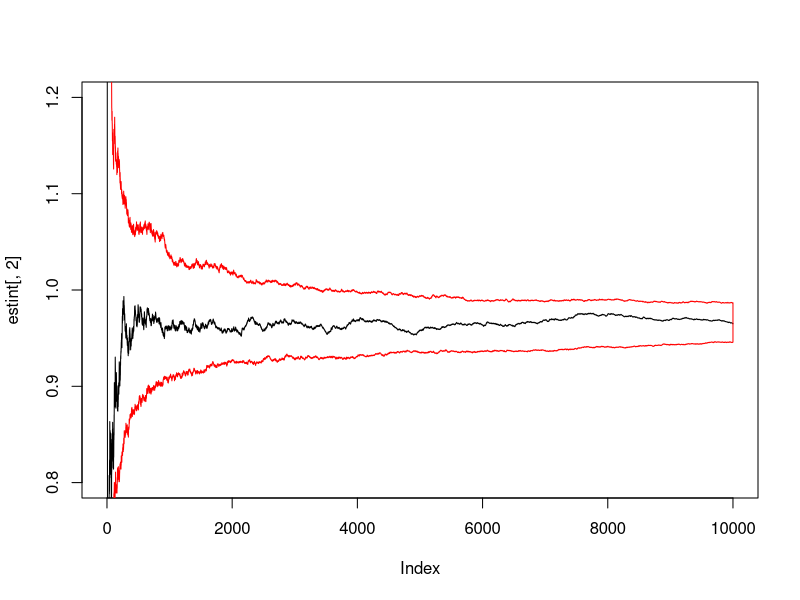

Write the R code that produced this figure. (Note: this script raises an error after producing the figure.)
#Estimating correctly the variance:
#1. By running several MC simulations in parallel
#2. By bootstrap

#(Robert and Casella, Example 4.1) If we repeat the simulations of Example 3.3, we can produce a
#matrix of converging estimators as in

h=function(x){(cos(50*x)+sin(20*x))^2}

x=matrix(h(runif(200*10^4)),ncol=200)
estint=apply(x,2,cumsum)/(1:10^4)

#and thus obtain a Monte Carlo evaluation of the Monte Carlo variation by

plot(estint[,2],ty="l",col=1,ylim=c(.8,1.2))
y=apply(estint,1,quantile,c(.025,.975))
lines(c(1:10^4,10^4:1),c(y[1,],rev(y[2,])),col="red")

#At any iteration, the band represented in Figure 4.1 contains 95% of the estimation
#sequences. Obviously, if we pick any of the convergence sequences thus produced,
#the CLT confidence band will fail to correspond to this overall band since
#it will reproduce the variations of the original sequence

#If we now consider the bootstrapped version of the overall confidence band, we start
#by producing bootstrapped replicas of the original sequence x[,1] using

boot=matrix(sample(x[,1],200*10^4,rep=T),nrow=10^4,ncol=200)

#and then reproduce the confidence band construction by

bootit=apply(boot,2,cumsum)/(1:10^4)
bootup=apply(bootit,1,quantile,.975)
bootdo=apply(bootit,1,quantile,.025)

#As shown in Figure, the band thus produced has a behavior that is quite
#similar to that of the band resulting from iid replications of the Monte Carlo
#sequence, except for a drift in its location. The gain in using the bootstrap version
#is obviously that only a single sequence needs to be produced.

sesgo = bootit - mean(x[,1])

#Exercise: Plot the confidence interval with bootstrap
lines(c(1:10^4),bootup-sesgo*rep(1,10^4), col="green")
lines(c(1:10^4),bootdo-sesgo, col="green")
